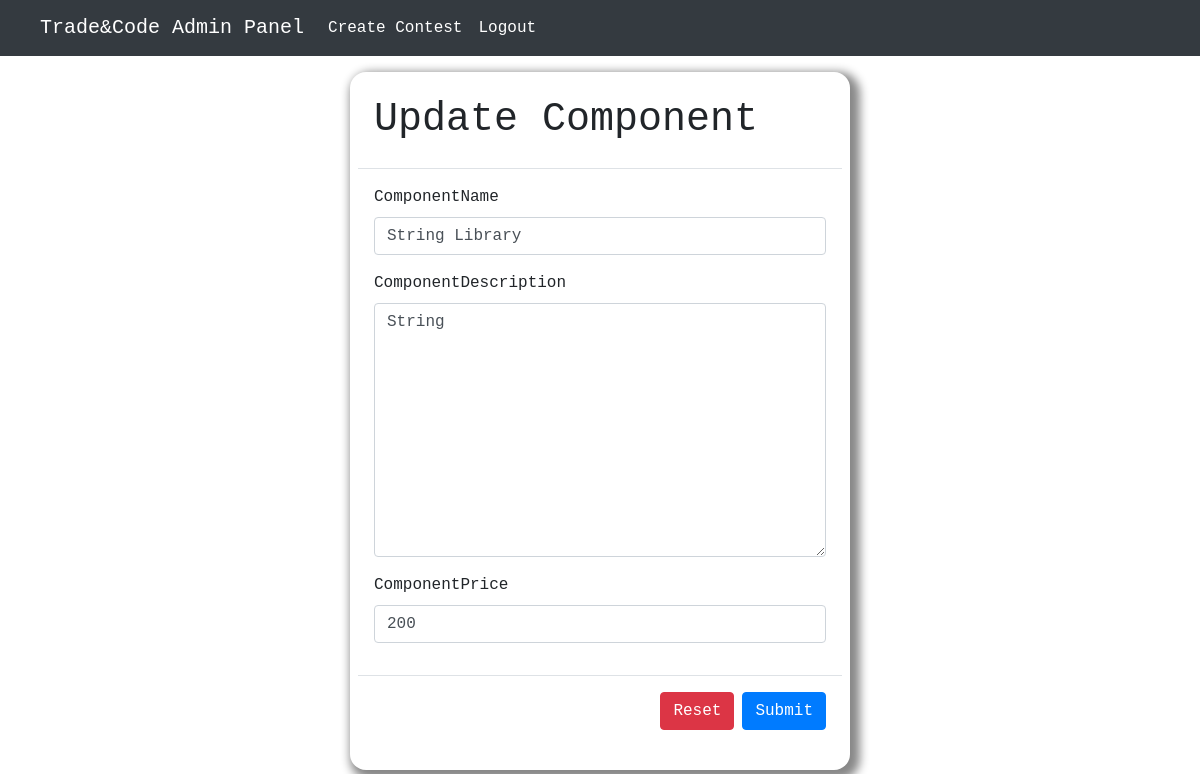
The app's page /adminPanel/updatecomponent/5c89397a-8bed-11eb-b97c-acde48001122 (signed in), older data.
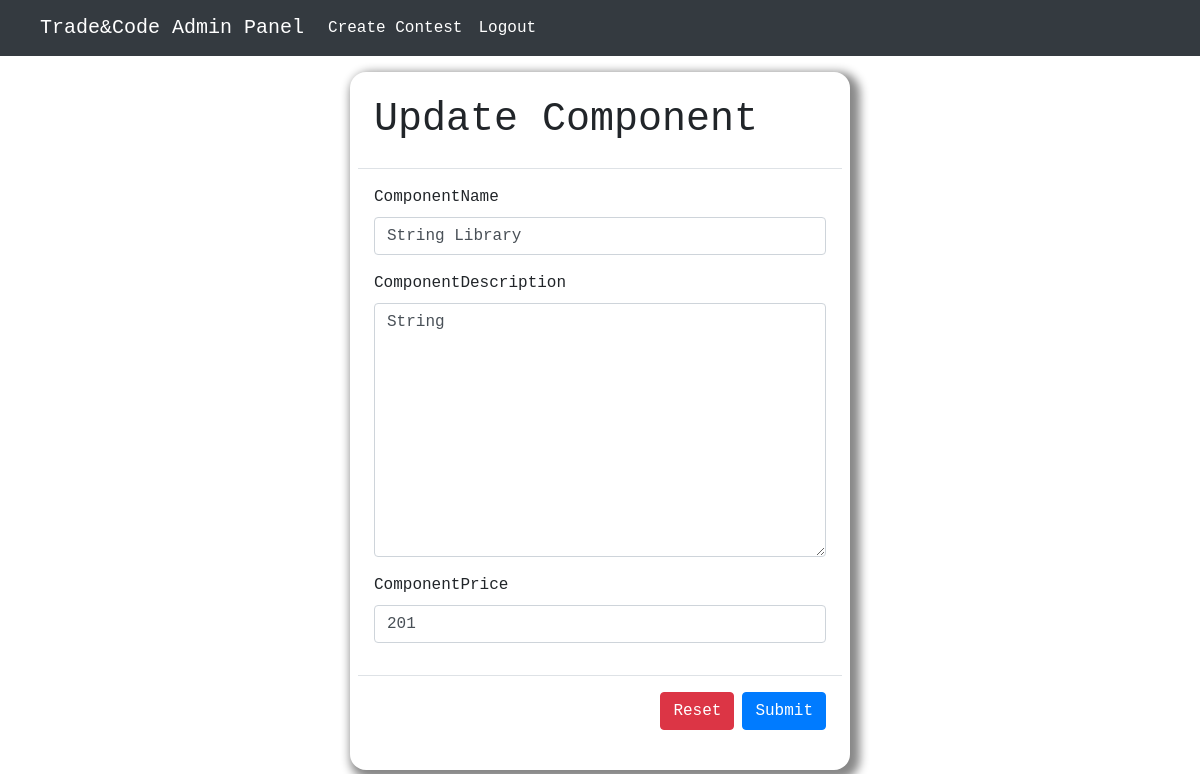
The same page, newer data.
### models/models.py (models this page shows, shortened)
class Components(models.Model):
    id = models.CharField(max_length=256, default=uuid.uuid1, primary_key=True)
    contestId = models.ForeignKey("Contest", on_delete=models.CASCADE)
    componentName = models.CharField(max_length=256)
    componentDescription = models.TextField(max_length=256)
    componentPrice = models.PositiveBigIntegerField(default=100)

### adminpanel/views.py (the view, shortened to what this page needs)
# urls.py: path('updatecomponent/<str:id>', UpdateComponents.as_view(), name="update-component"),
class UpdateComponents(LoginRequiredMixin, PermissionRequiredMixin, View):
    permission_required = "auth.admin"
    def get(self, request, id):
        component = get_object_or_404(Components, pk=id)
        form = ComponentsForm(instance=component)
        context = {"form": form,
                   "docTitle": "Update Component"}
        return render(request, "update/updateComponent.html", context=context)

### adminpanel/forms.py
class ComponentsForm(forms.ModelForm):
    class Meta:
        model = Components
        exclude = ['id', 'contestId']

### templates/update/updateComponent.html (shortened to what this page needs)
{% extends 'base/base.html' %}
{% load crispy_forms_tags %}
{% block css %}
    {% load bootstrap4 %}
    {% bootstrap_css %}
{% endblock %}
{% block content %}
    <div style="font-family: monospace; padding: 1rem">
        <div style="margin: 0 auto; width: 500px; padding: .5rem;  box-shadow: 5px 5px 10px 5px #888888;border-radius: 1rem"
             class="form">
            <form method="POST" class="form-group">
                <div class="modal-header">
                    <h1>Update Component</h1>
                </div>
                <div class="modal-body">
                    {% bootstrap_form form %}
                </div>
                <div class="modal-footer">
                    {% buttons %}
                        <button type="reset" class="btn btn-danger">Reset</button>
                        <button type="submit" class="btn btn-primary">Submit</button>
                    {% endbuttons %}
                </div>
            </form>
        </div>
    </div>
{% endblock %}

Row changes from the older to the newer data that the page shows:
changed Components "String Library": componentPrice "200" → "201"
